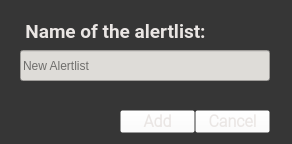
<?xml version="1.0" encoding="UTF-8"?>
<ui version="4.0">
 <class>Form</class>
 <widget class="QWidget" name="Form">
  <property name="geometry">
   <rect>
    <x>0</x>
    <y>0</y>
    <width>292</width>
    <height>144</height>
   </rect>
  </property>
  <property name="windowTitle">
   <string>Add Alertlist</string>
  </property>
  <property name="styleSheet">
   <string notr="true">background-color: rgb(54, 54, 54);</string>
  </property>
  <widget class="QPushButton" name="pushButton_Cancel">
   <property name="geometry">
    <rect>
     <x>195</x>
     <y>110</y>
     <width>75</width>
     <height>23</height>
    </rect>
   </property>
   <property name="font">
    <font>
     <family>Roboto Light</family>
     <pointsize>12</pointsize>
     <weight>75</weight>
     <bold>true</bold>
    </font>
   </property>
   <property name="styleSheet">
    <string notr="true">background-color: rgba(255, 255, 255, 0);
color: rgb(234, 230, 228);</string>
   </property>
   <property name="text">
    <string>Cancel</string>
   </property>
  </widget>
  <widget class="QLabel" name="label_Watchlist">
   <property name="enabled">
    <bool>true</bool>
   </property>
   <property name="geometry">
    <rect>
     <x>10</x>
     <y>20</y>
     <width>211</width>
     <height>21</height>
    </rect>
   </property>
   <property name="font">
    <font>
     <family>Roboto</family>
     <pointsize>14</pointsize>
     <weight>75</weight>
     <bold>true</bold>
    </font>
   </property>
   <property name="styleSheet">
    <string notr="true">color: rgb(234, 230, 228);</string>
   </property>
   <property name="text">
    <string>Name of the alertlist:</string>
   </property>
   <property name="textFormat">
    <enum>Qt::RichText</enum>
   </property>
   <property name="scaledContents">
    <bool>false</bool>
   </property>
   <property name="alignment">
    <set>Qt::AlignCenter</set>
   </property>
  </widget>
  <widget class="QLineEdit" name="lineEdit_NewAlertName">
   <property name="geometry">
    <rect>
     <x>20</x>
     <y>50</y>
     <width>250</width>
     <height>31</height>
    </rect>
   </property>
   <property name="styleSheet">
    <string notr="true">background-color: rgb(222, 220, 216);</string>
   </property>
   <property name="text">
    <string/>
   </property>
   <property name="cursorPosition">
    <number>0</number>
   </property>
   <property name="alignment">
    <set>Qt::AlignJustify|Qt::AlignVCenter</set>
   </property>
   <property name="placeholderText">
    <string>New Alertlist</string>
   </property>
  </widget>
  <widget class="QPushButton" name="pushButton_Add">
   <property name="geometry">
    <rect>
     <x>120</x>
     <y>110</y>
     <width>75</width>
     <height>23</height>
    </rect>
   </property>
   <property name="font">
    <font>
     <family>Roboto Light</family>
     <pointsize>12</pointsize>
     <weight>75</weight>
     <bold>true</bold>
    </font>
   </property>
   <property name="styleSheet">
    <string notr="true">background-color: rgba(255, 255, 255, 0);
color: rgb(234, 230, 228);</string>
   </property>
   <property name="text">
    <string>Add</string>
   </property>
  </widget>
 </widget>
 <tabstops>
  <tabstop>lineEdit_NewAlertName</tabstop>
  <tabstop>pushButton_Add</tabstop>
  <tabstop>pushButton_Cancel</tabstop>
 </tabstops>
 <resources/>
 <connections/>
</ui>
